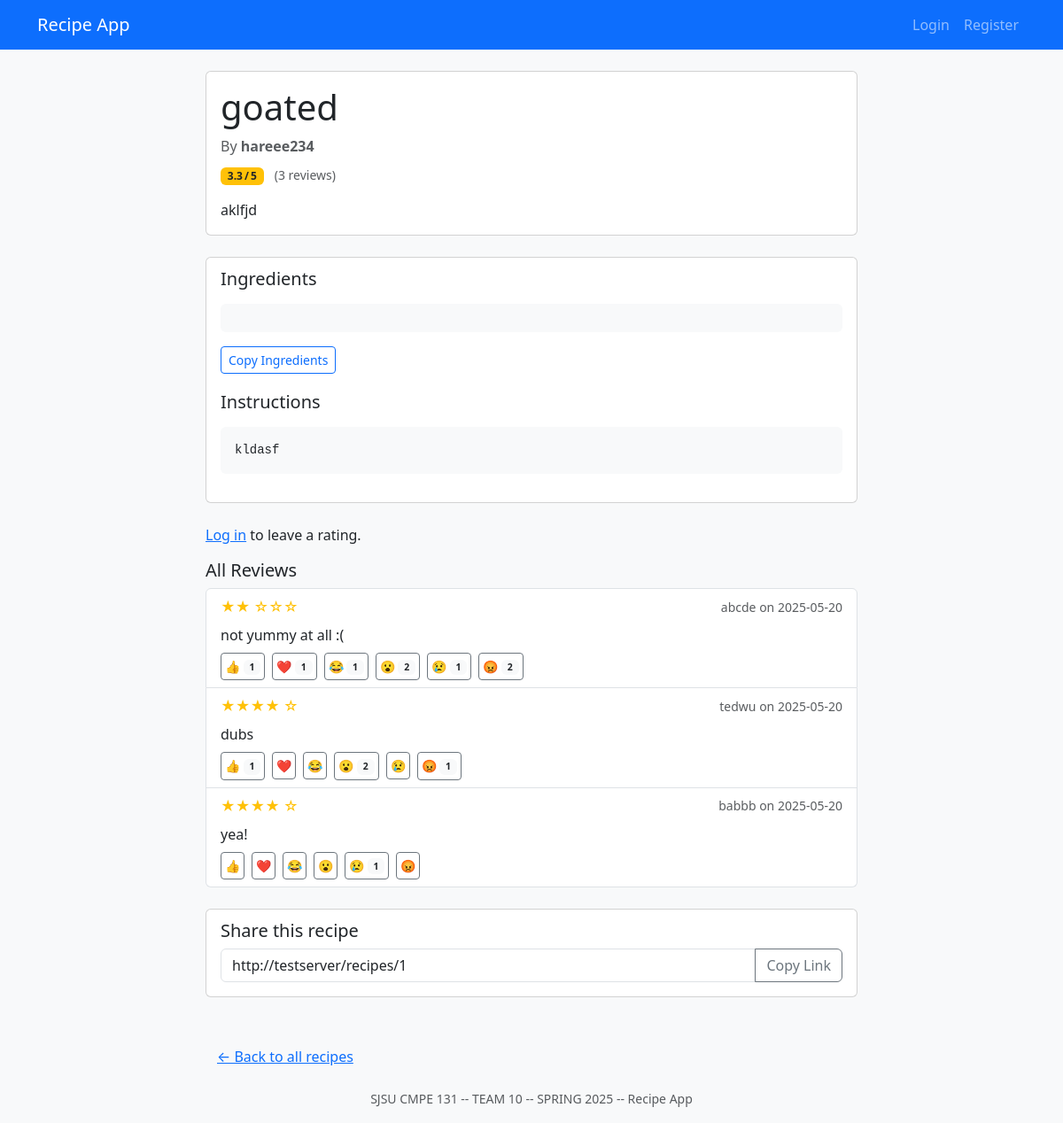
/recipes/1, run on the app's committed database.
### app/models.py (models this page shows)
class Recipe(db.Model):
    id = db.Column(db.Integer, primary_key=True)
    title = db.Column(db.String(200), nullable=False)
    description = db.Column(db.Text, nullable=False)
    ingredients = db.Column(db.Text, nullable=False)
    instructions = db.Column(db.Text, nullable=False)
    created_at = db.Column(db.DateTime(timezone=True), server_default=func.now())
    user_id = db.Column(db.Integer, db.ForeignKey('user.id'), nullable=False)
    ratings = db.relationship('Rating', backref='recipe', lazy=True, cascade="all, delete-orphan")
    tags = db.relationship(
        'Tag',
        secondary='recipe_tags',
        backref=db.backref('recipes', lazy='dynamic'),
        lazy='dynamic',
    )
    def avg_rating(self):
        if not self.ratings:
            return 0
        return round(sum(r.value for r in self.ratings) / len(self.ratings), 1)

class User(UserMixin, db.Model):
    id = db.Column(db.Integer, primary_key=True)
    username = db.Column(db.String(100), unique=True, nullable=False)
    email = db.Column(db.String(120), unique=True, nullable=False)
    password = db.Column(db.String(200), nullable=False)
    recipes = db.relationship('Recipe', backref='author', lazy=True)
    ratings = db.relationship('Rating', backref='user', lazy=True)
    recipes = db.relationship('Recipe', backref='author', lazy=True)
    saved = db.relationship(
        'Recipe',
        secondary=saved_recipes,
        backref=db.backref('saved_by', lazy='dynamic'),
        lazy='dynamic',
    )

class Rating(db.Model):
    id = db.Column(db.Integer, primary_key=True)
    value = db.Column(db.Integer, nullable=False)  # 1-5 stars
    comment = db.Column(db.Text, nullable=True)    # Optional review text
    created_at = db.Column(db.DateTime(timezone=True), server_default=func.now())
    recipe_id = db.Column(db.Integer, db.ForeignKey('recipe.id'), nullable=False)
    user_id = db.Column(db.Integer, db.ForeignKey('user.id'), nullable=False)
    __table_args__ = (db.UniqueConstraint('recipe_id', 'user_id', name='_recipe_user_rating_uc'),)
    reactions = db.relationship(
        'Reaction',
        backref='rating',
        lazy='dynamic',
        cascade="all, delete-orphan"
    )

### app/routes.py (the view)
@app.route('/recipes/<int:recipe_id>')
def view_recipe(recipe_id):
    user = get_current_user()
    recipe = Recipe.query.get_or_404(recipe_id)
    user_rating = None
    if user:
        user_rating = Rating.query.filter_by(
            recipe_id=recipe_id,
            user_id=user.id
        ).first()
    return render_template(
        'view_recipe.html',
        recipe=recipe,
        user=user,
        user_rating=user_rating
    )

### app/routes.py (called while the page is built)
def get_current_user():
    uid = session.get("user_id")
    return User.query.get(uid) if uid else None

### app/templates/view_recipe.html (shortened to what this page needs)
{% extends "base.html" %}
{% block content %}
<div class="row justify-content-center">
    <div class="col-lg-8">
        <div class="card mb-4">
            <div class="card-body">
                <h1 class="card-title">{{ recipe.title }}</h1>
                <p class="text-muted mb-2">
                    By <strong>{{ recipe.author.username }}</strong>
                </p>
                <div class="mb-3">
                    {% if recipe.ratings %}
                    <span class="badge bg-warning text-dark me-2">
                        {{ recipe.avg_rating() }} / 5
                    </span>
                    <small class="text-muted">({{ recipe.ratings|length }} review{% if recipe.ratings|length != 1 %}s{%
                        endif %})</small>
                    {% else %}
                    <span class="badge bg-secondary">No ratings yet</span>
                    {% endif %}
                </div>
                <p class="card-text">{{ recipe.description }}</p>
            </div>
        </div>
        <div class="card mb-4">
            <div class="card-body">
                <h5 class="card-subtitle mb-3">Ingredients</h5>
                <pre class="bg-light p-3 rounded" id="ingredients">{{ recipe.ingredients }}</pre>
                <button class="btn btn-outline-primary btn-sm mb-4" onclick="copyIngredients()">
                    Copy Ingredients
                </button>
                <h5 class="card-subtitle mb-3">Instructions</h5>
                <pre class="bg-light p-3 rounded">{{ recipe.instructions }}</pre>
            </div>
        </div>
        {% if user %}
        <div class="card mb-4">
            <div class="card-body">
                <h5 class="card-title">Your Review</h5>
                <form method="POST" action="{{ url_for('rate_recipe', recipe_id=recipe.id) }}">
                    <div class="mb-3">
                        <label class="form-label">Rating</label>
                        <div class="star-rating d-flex flex-row-reverse justify-content-end mb-3">
                            {% for val in [5,4,3,2,1] %}
                            <input type="radio" id="star{{ val }}" name="rating" value="{{ val }}" class="d-none" {% if
                                user_rating and user_rating.value==val %}checked{% endif %} required>
                            <label for="star{{ val }}" class="mx-1 fs-2">
                                &#9733;
                            </label>
                            {% endfor %}
                        </div>
                    </div>
                    <div class="mb-3">
                        <label for="comment" class="form-label">Review (optional)</label>
                        <textarea id="comment" name="comment" class="form-control"
                            rows="3">{{ user_rating.comment if user_rating else '' }}</textarea>
                    </div>
                    <button type="submit" class="btn btn-primary">
                        {% if user_rating %}Update{% else %}Submit{% endif %} Review
                    </button>
                </form>
            </div>
        </div>
        {% else %}
        <p>
            <a href="{{ url_for('login') }}">Log in</a> to leave a rating.
        </p>
        {% endif %}
        <div class="mb-4">
            <h5>All Reviews</h5>
            {% if recipe.ratings %}
            <ul class="list-group">
                {% for rating in recipe.ratings %}
                <li class="list-group-item">
                    <div class="d-flex justify-content-between align-items-center mb-2">
                        <div class="text-warning">
                            {% for i in range(rating.value) %}&#9733;{% endfor %}
                            {% for i in range(5 - rating.value) %}&#9734;{% endfor %}
                        </div>
                        <small class="text-muted">
                            {{ rating.user.username }} on {{ rating.created_at.strftime('%Y-%m-%d') }}
                        </small>
                    </div>
                    {% if rating.comment %}
                    <p class="mb-0">{{ rating.comment }}</p>
                    {% endif %}
                    <div class="mt-2 d-flex align-items-center reactions">
                        {% set EMOJIS = ['👍','❤️','😂','😮','😢','😡'] %}
                        {% for emoji in EMOJIS %}
                        {% set count = rating.reactions.filter_by(emoji=emoji).count() %}
                        {% set reacted = user and rating.reactions.filter_by(user_id=user.id, emoji=emoji).first() %}
                        <form method="POST" action="{{ url_for('react_to_comment', rating_id=rating.id) }}"
                            class="me-2 d-inline">
                            <button type="submit"
                                class="btn btn-sm p-1 {{ reacted and 'btn-warning' or 'btn-outline-secondary' }}"
                                title="{{ reacted and 'Remove your reaction' or 'React' }}">
                                {{ emoji }}
                                {% if count > 0 %}
                                <span class="badge bg-light text-dark">{{ count }}</span>
                                {% endif %}
                            </button>
                        </form>
                        {% endfor %}
                    </div>
                </li>
                {% endfor %}
            </ul>
            {% else %}
            <p class="text-muted">No reviews yet. Be the first to review!</p>
            {% endif %}
        </div>
        <div class="card mb-5">
            <div class="card-body">
                <h5 class="card-subtitle mb-2">Share this recipe</h5>
                <div class="input-group">
                    <input type="text" id="share-link" class="form-control" value="{{ request.url }}" readonly>
                    <button class="btn btn-outline-secondary" type="button" onclick="copyLink()">
                        Copy Link
                    </button>
                </div>
            </div>
        </div>
        <a href="{{ url_for('recipes') }}" class="btn btn-link">&larr; Back to all recipes</a>
    </div>
</div>
{% endblock %}

### data on the page
Recipe: title "goated", description "aklfjd", instructions "kldasf"
User: author.username "hareee234"
Rating: avg_rating "3.3", user.username "abcde", created_at "2025-05-20", comment "not yummy at all :(", EMOJIS "👍" "❤️" "😂" "😮" "😢" "😡", EMOJIS "1" "1" "1" "2" "1" "2"
Rating: user.username "tedwu", created_at "2025-05-20", comment "dubs", EMOJIS "👍" "❤️" "😂" "😮" "😢" "😡", EMOJIS "1" "2" "1"
Rating: user.username "babbb", created_at "2025-05-20", comment "yea!", EMOJIS "👍" "❤️" "😂" "😮" "😢" "😡", EMOJIS "1"

### other printed values
{{ recipe.ratings|length }} "3"
